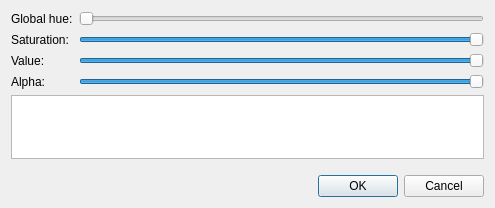
<?xml version="1.0" encoding="UTF-8"?>
<ui version="4.0">
 <class>SquareOffsetDialog</class>
 <widget class="QDialog" name="SquareOffsetDialog">
  <property name="geometry">
   <rect>
    <x>0</x>
    <y>0</y>
    <width>495</width>
    <height>208</height>
   </rect>
  </property>
  <property name="windowTitle">
   <string>Square scheme</string>
  </property>
  <layout class="QVBoxLayout" name="verticalLayout">
   <item>
    <layout class="QFormLayout" name="formLayout">
     <property name="fieldGrowthPolicy">
      <enum>QFormLayout::AllNonFixedFieldsGrow</enum>
     </property>
     <item row="0" column="0">
      <widget class="QLabel" name="globalHueLabel">
       <property name="text">
        <string>Global hue:</string>
       </property>
      </widget>
     </item>
     <item row="0" column="1">
      <widget class="QSlider" name="globalHueSlider">
       <property name="maximum">
        <number>359</number>
       </property>
       <property name="orientation">
        <enum>Qt::Horizontal</enum>
       </property>
      </widget>
     </item>
     <item row="1" column="0">
      <widget class="QLabel" name="saturationLabel">
       <property name="text">
        <string>Saturation:</string>
       </property>
      </widget>
     </item>
     <item row="1" column="1">
      <widget class="QSlider" name="saturationSlider">
       <property name="maximum">
        <number>255</number>
       </property>
       <property name="value">
        <number>255</number>
       </property>
       <property name="orientation">
        <enum>Qt::Horizontal</enum>
       </property>
      </widget>
     </item>
     <item row="2" column="0">
      <widget class="QLabel" name="valueLabel">
       <property name="text">
        <string>Value:</string>
       </property>
      </widget>
     </item>
     <item row="2" column="1">
      <widget class="QSlider" name="valueSlider">
       <property name="maximum">
        <number>255</number>
       </property>
       <property name="value">
        <number>255</number>
       </property>
       <property name="orientation">
        <enum>Qt::Horizontal</enum>
       </property>
      </widget>
     </item>
     <item row="3" column="0">
      <widget class="QLabel" name="alphaLabel">
       <property name="text">
        <string>Alpha:</string>
       </property>
      </widget>
     </item>
     <item row="3" column="1">
      <widget class="QSlider" name="alphaSlider">
       <property name="maximum">
        <number>255</number>
       </property>
       <property name="value">
        <number>255</number>
       </property>
       <property name="orientation">
        <enum>Qt::Horizontal</enum>
       </property>
      </widget>
     </item>
    </layout>
   </item>
   <item>
    <widget class="ColorListPreView" name="listView">
     <property name="maximumSize">
      <size>
       <width>16777215</width>
       <height>64</height>
      </size>
     </property>
     <property name="verticalScrollBarPolicy">
      <enum>Qt::ScrollBarAlwaysOff</enum>
     </property>
     <property name="horizontalScrollBarPolicy">
      <enum>Qt::ScrollBarAlwaysOff</enum>
     </property>
     <property name="sizeAdjustPolicy">
      <enum>QAbstractScrollArea::AdjustToContents</enum>
     </property>
     <property name="autoScroll">
      <bool>false</bool>
     </property>
     <property name="autoScrollMargin">
      <number>0</number>
     </property>
     <property name="editTriggers">
      <set>QAbstractItemView::NoEditTriggers</set>
     </property>
     <property name="flow">
      <enum>QListView::LeftToRight</enum>
     </property>
     <property name="isWrapping" stdset="0">
      <bool>false</bool>
     </property>
     <property name="layoutMode">
      <enum>QListView::Batched</enum>
     </property>
     <property name="viewMode">
      <enum>QListView::ListMode</enum>
     </property>
     <property name="uniformItemSizes">
      <bool>false</bool>
     </property>
    </widget>
   </item>
   <item>
    <spacer name="verticalSpacer">
     <property name="orientation">
      <enum>Qt::Vertical</enum>
     </property>
     <property name="sizeHint" stdset="0">
      <size>
       <width>20</width>
       <height>0</height>
      </size>
     </property>
    </spacer>
   </item>
   <item>
    <widget class="QDialogButtonBox" name="buttonBox">
     <property name="orientation">
      <enum>Qt::Horizontal</enum>
     </property>
     <property name="standardButtons">
      <set>QDialogButtonBox::Cancel|QDialogButtonBox::Ok</set>
     </property>
    </widget>
   </item>
  </layout>
 </widget>
 <customwidgets>
  <customwidget>
   <class>ColorListPreView</class>
   <extends>QListView</extends>
   <header>ColorListPreView.hpp</header>
  </customwidget>
 </customwidgets>
 <resources/>
 <connections>
  <connection>
   <sender>buttonBox</sender>
   <signal>accepted()</signal>
   <receiver>SquareOffsetDialog</receiver>
   <slot>accept()</slot>
   <hints>
    <hint type="sourcelabel">
     <x>248</x>
     <y>254</y>
    </hint>
    <hint type="destinationlabel">
     <x>157</x>
     <y>274</y>
    </hint>
   </hints>
  </connection>
  <connection>
   <sender>buttonBox</sender>
   <signal>rejected()</signal>
   <receiver>SquareOffsetDialog</receiver>
   <slot>reject()</slot>
   <hints>
    <hint type="sourcelabel">
     <x>316</x>
     <y>260</y>
    </hint>
    <hint type="destinationlabel">
     <x>286</x>
     <y>274</y>
    </hint>
   </hints>
  </connection>
 </connections>
</ui>
